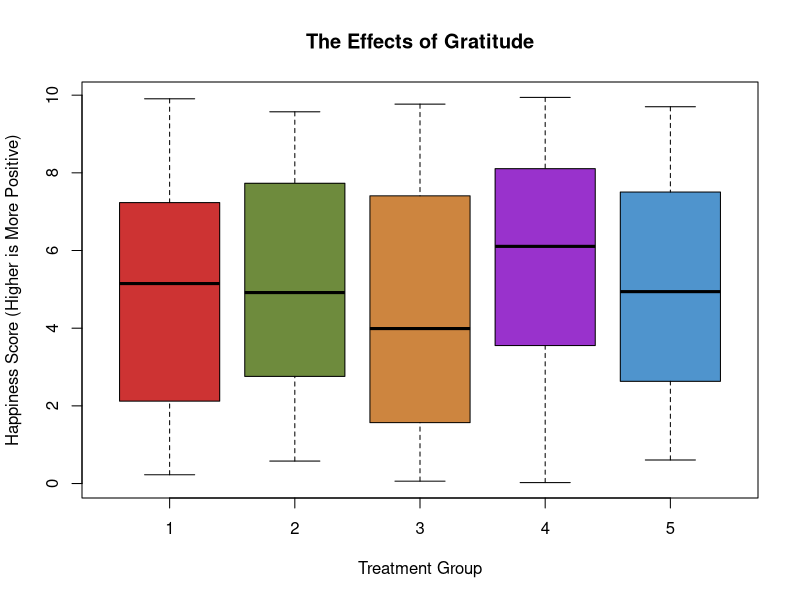

This chart was generated by the following R code:
## ---- chunk 1
knitr::opts_chunk$set(echo = TRUE)
## ---- chunk 2
group <- sample(1:5,200, replace=TRUE)
value <- runif(200,0,10)
mydat <- data.frame(group, value)
boxplot(mydat$value ~ mydat$group,
        # col=c("lightgoldenrod","#d39433","darkgoldenrod3"), 
        col=c("brown3","darkolivegreen4","tan3","darkorchid", "steelblue3"),
        main="The Effects of Gratitude",
        xlab="Treatment Group",
        ylab="Happiness Score (Higher is More Positive)")
